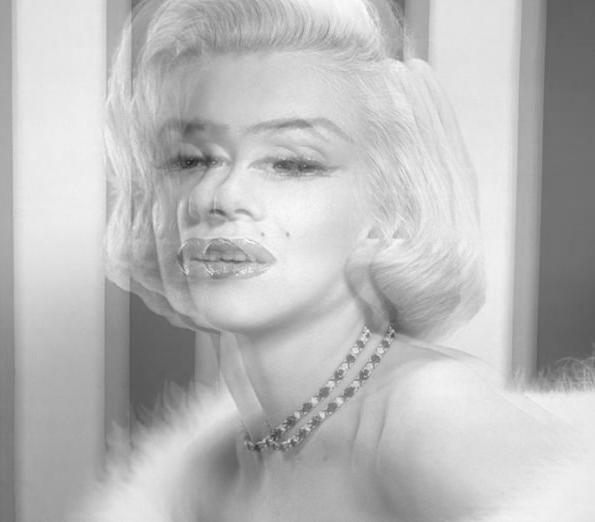
#> input picture shifted_red.jpg, 595 x 522 px
$ python merged_channels.py
#> lines starting #> are read from the running program, lines starting #| are printed output that depends on the picture
from PIL import Image

red = Image.open("shifted_red.jpg")
#> red is the input picture: PIL image 595x522 L; min 38, max 255, mean 186
green = Image.open("cropped_green.jpg")
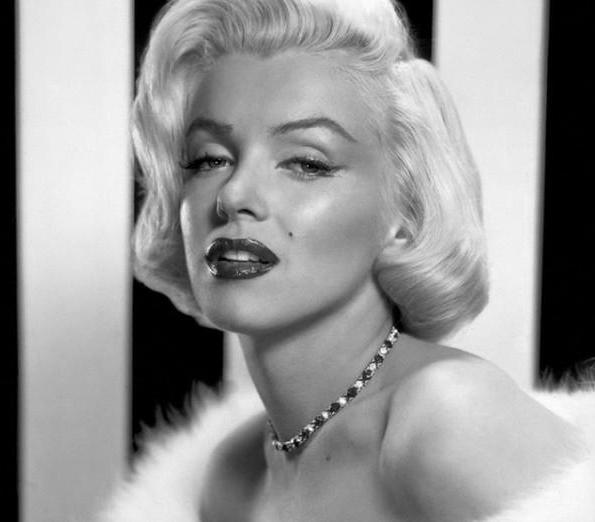
#> input picture cropped_green.jpg, 595 x 522 px
#> green is the input picture: PIL image 595x522 L; min 0, max 254, mean 150.9
blue = Image.open("shifted_blue.jpg")
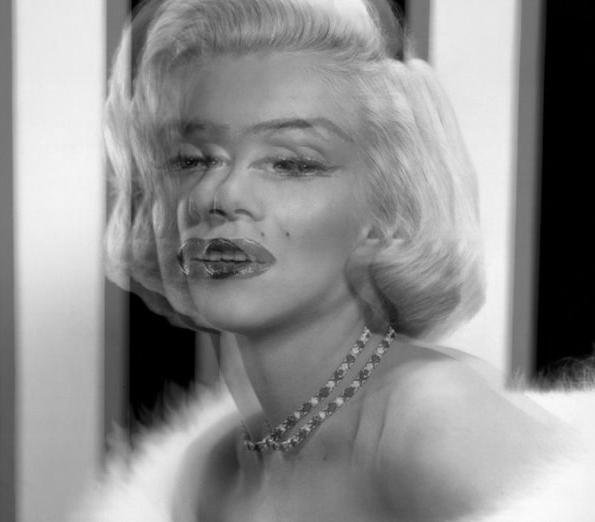
#> input picture shifted_blue.jpg, 595 x 522 px
#> blue is the input picture: PIL image 595x522 L; min 0, max 252, mean 142.8
merged = Image.merge("RGB", (red, green, blue))
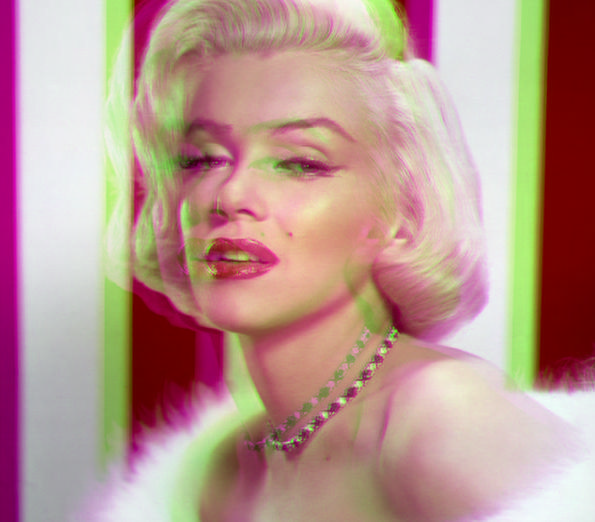
#> merged: PIL image 595x522 RGB; mean R, G, B 186, 150.9, 142.8
merged.save("merged_channels.jpg")
print("merged_channels.jpg")
